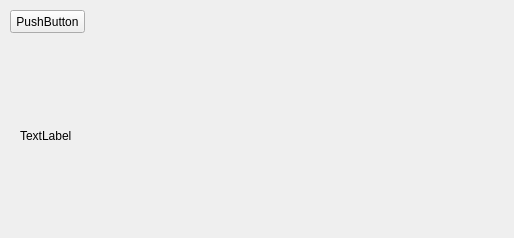
<?xml version="1.0" encoding="UTF-8"?>
<ui version="4.0">
 <class>Widget</class>
 <widget class="QWidget" name="Widget">
  <property name="geometry">
   <rect>
    <x>0</x>
    <y>0</y>
    <width>514</width>
    <height>238</height>
   </rect>
  </property>
  <property name="windowTitle">
   <string>Widget</string>
  </property>
  <widget class="QPushButton" name="pushButton">
   <property name="geometry">
    <rect>
     <x>10</x>
     <y>10</y>
     <width>75</width>
     <height>23</height>
    </rect>
   </property>
   <property name="text">
    <string>PushButton</string>
   </property>
  </widget>
  <widget class="QLabel" name="label_1">
   <property name="geometry">
    <rect>
     <x>20</x>
     <y>50</y>
     <width>471</width>
     <height>171</height>
    </rect>
   </property>
   <property name="text">
    <string>TextLabel</string>
   </property>
  </widget>
 </widget>
 <resources/>
 <connections/>
</ui>
